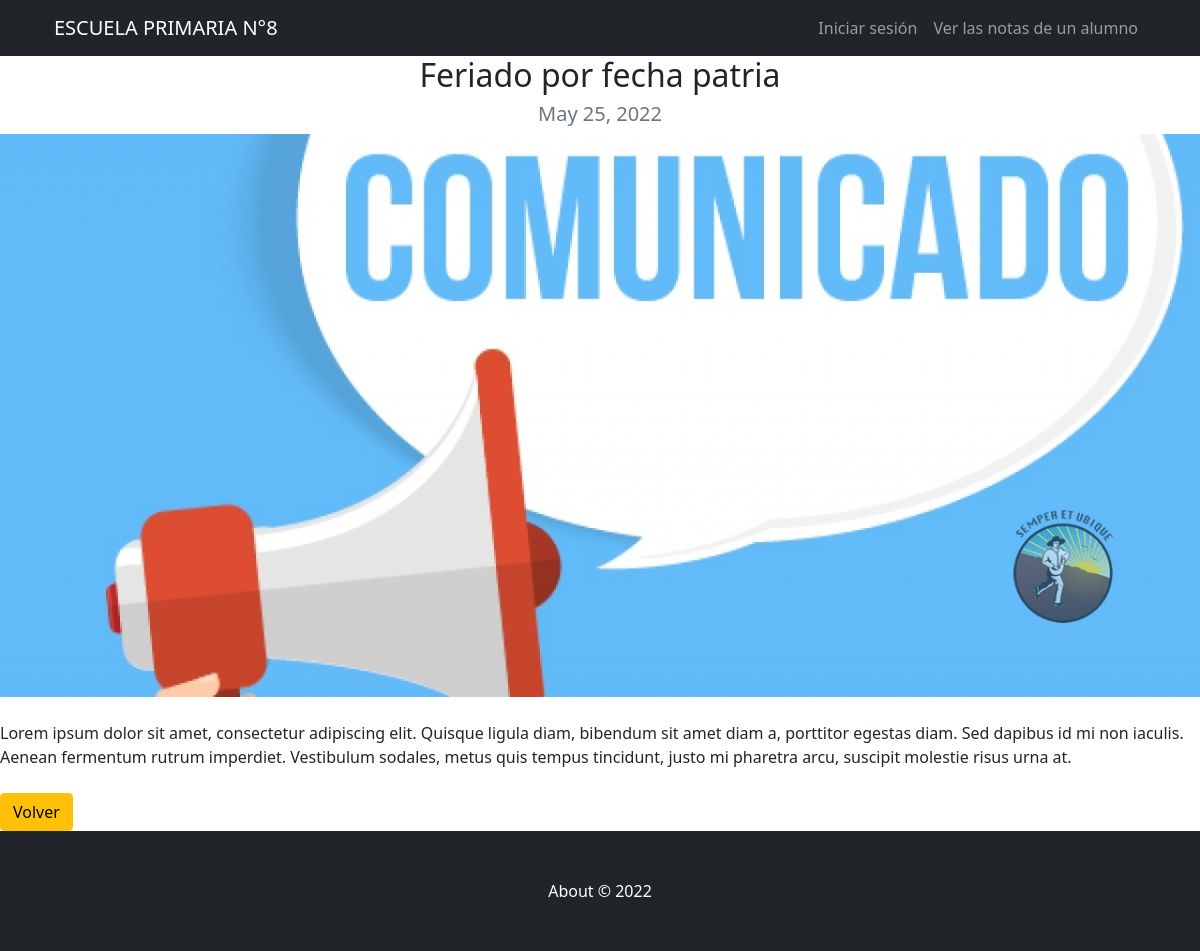
The app's page /Blog/post/2, older data.
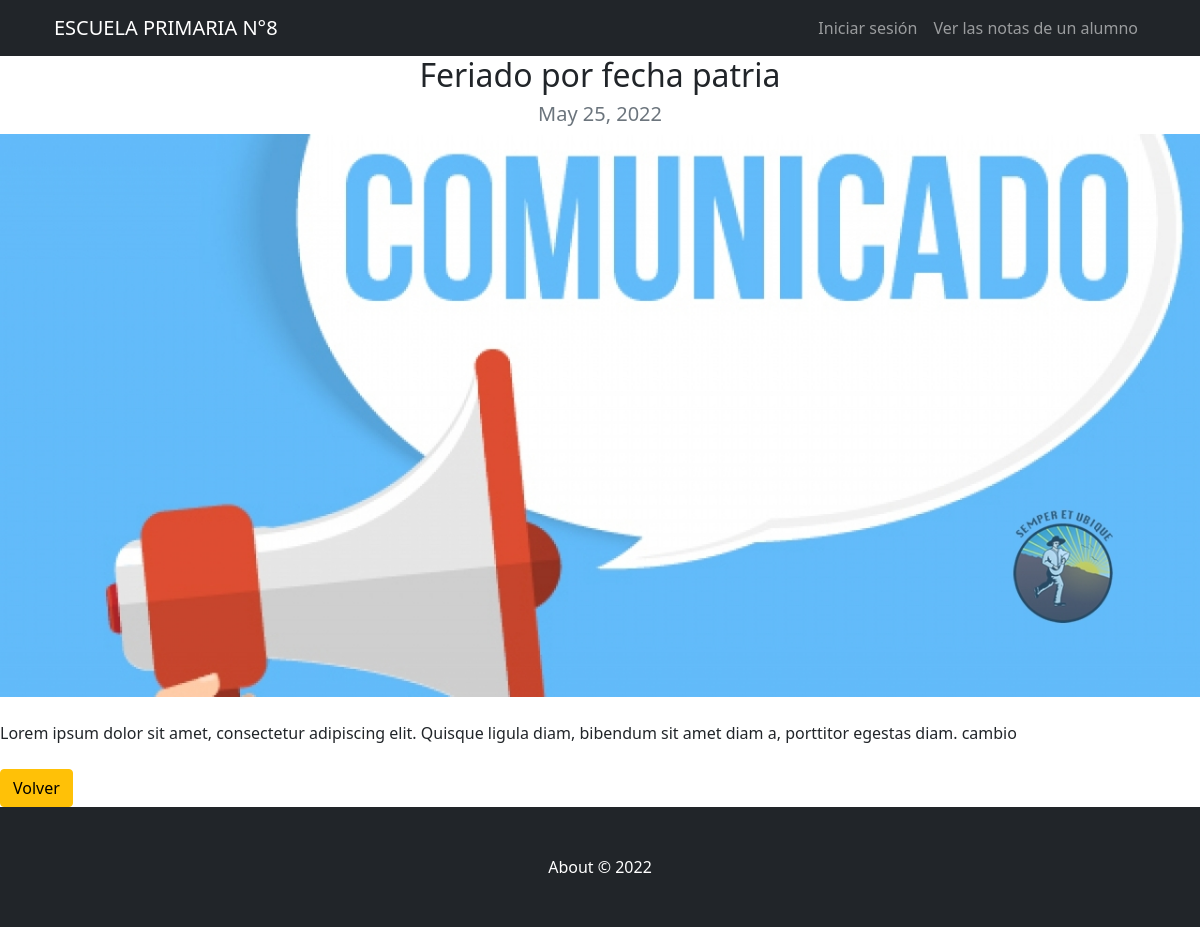
The same page, newer data.
### Blog/models.py (models this page shows)
class Post(models.Model):
    title = models.CharField(max_length=100)
    description = models.TextField()
    image = models.ImageField(upload_to='blog/images')
    date = models.DateField(datetime.date.today)

### Blog/views.py (the view)
# urls.py: path('post/<int:post_id>', views.post_detail, name='post_detail'),
def post_detail(request, post_id):
    post = Post.objects.get(id=post_id)
    return render(request, 'post_detail.html', {'post': post})

### Blog/templates/post_detail.html
{% extends 'AppZero/padre.html' %}
{% load static %}
{% block contenidoAdicional %}
<div>
    <h2 class="text-center" >{{post.title}}</h2>
    <h3 class="text-center my-2 h5 text-muted">{{post.date}}</h3>
    <div class="text-center">
        <img src="{{post.image.url}}" alt="{{project.title}}" class="img-fluid">
    </div>
    <div class="text-left my-4">
        <p>{{post.description|safe}}</p>
    </div>
</div>
<a class="btn btn-warning" href="{% url 'Inicio' %}">Volver</a>
{% endblock %}

Row changes from the older to the newer data that the page shows:
changed Post "Feriado por fecha patria": description "…a, porttitor egestas diam. Sed dapibus id mi non iaculis. Aenean fermentum rutrum imperdiet. Vestibulum sodales, metus quis tempus tincidunt, justo mi pharetra arcu, suscipit molestie risus urna at." → "Lorem ipsum dolor sit amet, consectetur adipiscing elit. Quisque ligula diam, bibendum sit amet diam a, porttitor egestas diam. cambio"
